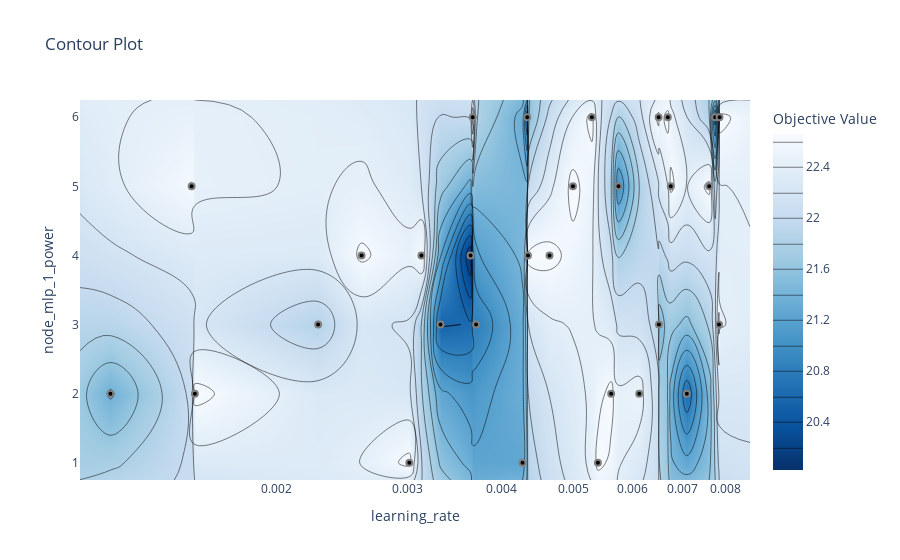

Notebook code cell kept with this figure:
### Code cell
# plot the estimated accuracy surface over hyperparameters:
fig = optuna.visualization.plot_contour(study5, params=['learning_rate', 'node_mlp_1_power'])
fig.show()

### Figure 1 — Plotly figure (JSON) as saved in the notebook; plotly's stock layout.template omitted (floating-point values rounded to 4 significant figures; data arrays with more than 128 entries replaced by an {"elided": "..."} marker saying what was removed)
{"data": [{"colorbar": {"title": {"text": "Objective Value"}}, "colorscale": [[0, "rgb(247,251,255)"], [0.125, "rgb(222,235,247)"], [0.25, "rgb(198,219,239)"], [0.375, "rgb(158,202,225)"], [0.5, "rgb(107,174,214)"], [0.625, "rgb(66,146,198)"], [0.75, "rgb(33,113,181)"], [0.875, "rgb(8,81,156)"], [1, "rgb(8,48,107)"]], "connectgaps": true, "contours": {"coloring": "heatmap"}, "hoverinfo": "none", "line": {"smoothing": 1.3}, "reversescale": true, "type": "contour", "x": [0.00109, 0.001197, 0.001538, 0.001554, 0.002273, 0.0026, 0.003013, 0.003128, 0.003317, 0.00364, 0.003665, 0.003703, 0.004274, 0.004336, 0.004346, 0.004646, 0.004994, 0.005295, 0.005394, 0.00562, 0.005748, 0.006128, 0.006507, 0.006513, 0.006695, 0.006755, 0.007099, 0.007606, 0.007747, 0.00784, 0.007854, 0.008628], "y": [0.75, 1, 2, 3, 4, 5, 6, 6.25], "z": {"elided": "8x32 float values"}}, {"marker": {"color": "black", "line": {"color": "Grey", "width": 2}}, "mode": "markers", "showlegend": false, "type": "scatter", "x": [0.007099, 0.0026, 0.004646, 0.001197, 0.001554, 0.007747, 0.004346, 0.007606, 0.006513, 0.001538, 0.003013, 0.007854, 0.005394, 0.003665, 0.00562, 0.00784, 0.005748, 0.003703, 0.006128, 0.004336, 0.004274, 0.006507, 0.004994, 0.006695, 0.005295, 0.006755, 0.00364, 0.003317, 0.003128, 0.002273], "y": [2, 4, 4, 2, 2, 6, 4, 5, 3, 5, 1, 6, 1, 6, 2, 3, 5, 3, 2, 6, 1, 6, 5, 6, 6, 5, 4, 3, 4, 3]}], "layout": {"title": {"text": "Contour Plot"}, "xaxis": {"range": [-2.963, -2.064], "title": {"text": "learning_rate"}, "type": "log"}, "yaxis": {"range": [0.75, 6.25], "title": {"text": "node_mlp_1_power"}}}}
